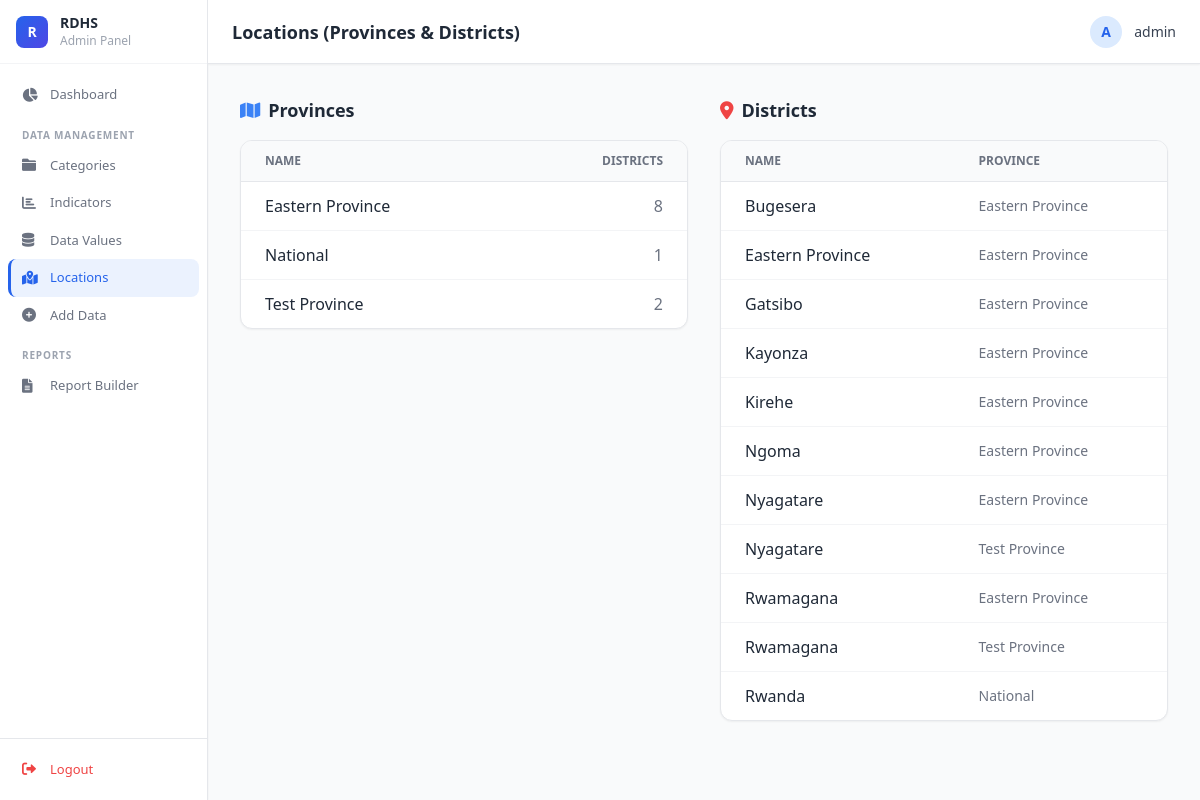
Before: /admin-panel/locations/ (signed in) with the older database file.
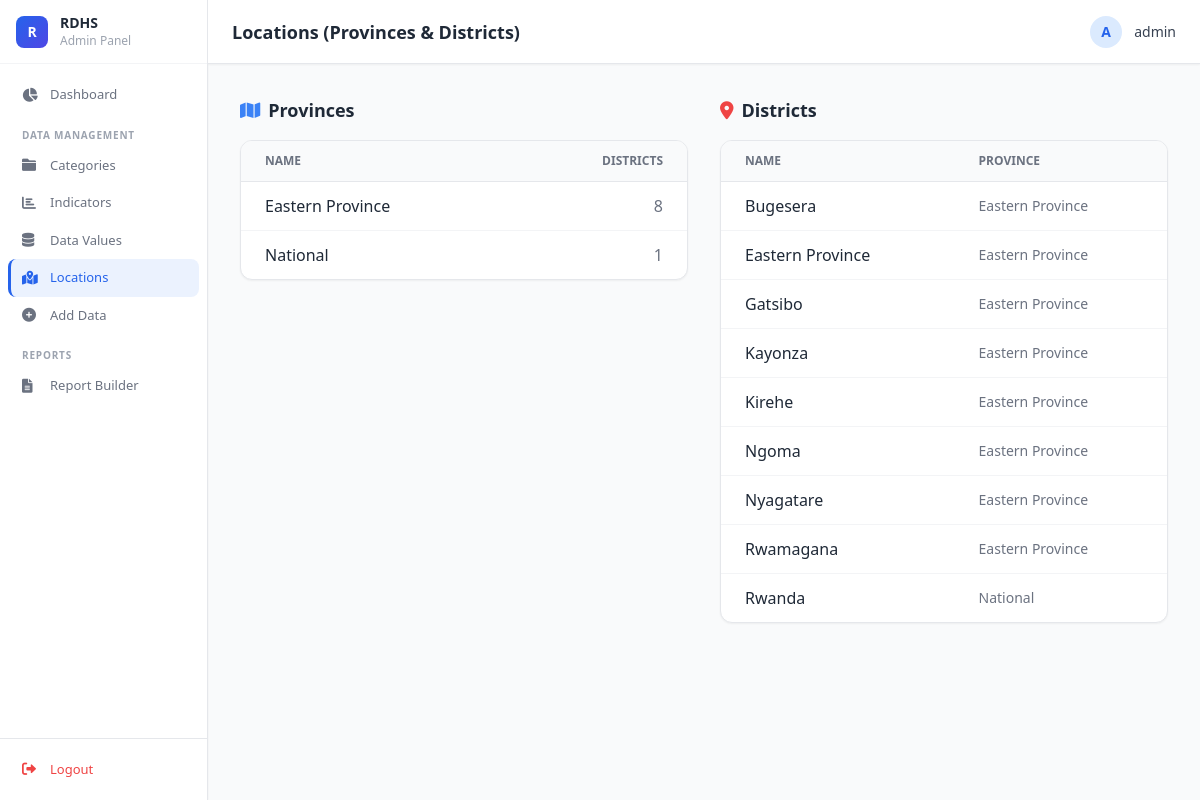
After: the same page with the newer database file.
### indicators/models.py (models this page shows, shortened)
class Province(models.Model):
    name = models.CharField(max_length=100)

class District(models.Model):
    name = models.CharField(max_length=100)
    province = models.ForeignKey(Province, on_delete=models.CASCADE, related_name='districts')

### indicators/admin_views.py (the view)
# urls.py: path('locations/', admin_views.location_list_view, name='admin_locations'),
@user_passes_test(admin_required, login_url='admin_login')
def location_list_view(request):
    provinces = Province.objects.prefetch_related('districts').all().order_by('name')
    districts = District.objects.select_related('province').all().order_by('name')
    return render(request, 'admin/locations/list.html', {
        'provinces': provinces,
        'districts': districts
    })

### indicators/admin_views.py (called while the page is built)
def admin_required(user):
    return user.is_authenticated and (user.is_staff or user.is_superuser)

### templates/admin/locations/list.html (shortened to what this page needs)
{% extends 'admin/admin_base.html' %}
{% block header %}Locations (Provinces & Districts){% endblock %}
{% block content %}
<div class="grid grid-cols-1 lg:grid-cols-2 gap-8">
    <div>
        <h3 class="text-lg font-semibold text-gray-800 mb-4 flex items-center gap-2">
            <i class="fas fa-map text-blue-500"></i> Provinces
        </h3>
        <div class="bg-white rounded-xl shadow-sm border border-gray-200 overflow-hidden">
            <table class="w-full text-left">
                <thead class="bg-gray-50 text-xs uppercase text-gray-500 font-semibold border-b border-gray-200">
                    <tr>
                        <th class="px-6 py-3">Name</th>
                        <th class="px-6 py-3 text-right">Districts</th>
                    </tr>
                </thead>
                <tbody class="divide-y divide-gray-100">
                    {% for province in provinces %}
                    <tr class="hover:bg-gray-50">
                        <td class="px-6 py-3 font-medium text-gray-800">{{ province.name }}</td>
                        <td class="px-6 py-3 text-right text-gray-500">{{ province.districts.count }}</td>
                    </tr>
                    {% endfor %}
                </tbody>
            </table>
        </div>
    </div>
    <div>
        <h3 class="text-lg font-semibold text-gray-800 mb-4 flex items-center gap-2">
            <i class="fas fa-map-marker-alt text-red-500"></i> Districts
        </h3>
        <div class="bg-white rounded-xl shadow-sm border border-gray-200 overflow-hidden max-h-[600px] overflow-y-auto">
            <table class="w-full text-left">
                <thead
                    class="bg-gray-50 text-xs uppercase text-gray-500 font-semibold border-b border-gray-200 sticky top-0">
                    <tr>
                        <th class="px-6 py-3">Name</th>
                        <th class="px-6 py-3">Province</th>
                    </tr>
                </thead>
                <tbody class="divide-y divide-gray-100">
                    {% for district in districts %}
                    <tr class="hover:bg-gray-50">
                        <td class="px-6 py-3 font-medium text-gray-800">{{ district.name }}</td>
                        <td class="px-6 py-3 text-gray-500 text-sm">{{ district.province.name }}</td>
                    </tr>
                    {% endfor %}
                </tbody>
            </table>
        </div>
    </div>
</div>
{% endblock %}

### templates/admin/admin_base.html (shortened to what this page needs)
<!DOCTYPE html>
<html lang="en">
<head>
    <script src="https://cdn.tailwindcss.com"></script>
    <link href="https://cdnjs.cloudflare.com/ajax/libs/font-awesome/6.0.0/css/all.min.css" rel="stylesheet">
</head>
<body class="bg-gray-50 text-gray-800 font-sans antialiased">
    <div class="flex h-screen overflow-hidden">
        <aside class="w-52 bg-white border-r border-gray-200 flex flex-col z-10 shadow-sm flex-shrink-0">
            <div class="h-16 flex items-center px-4 gap-3 border-b border-gray-100 flex-shrink-0">
                <div class="w-8 h-8 rounded-lg flex items-center justify-center flex-shrink-0"
                     style="background:linear-gradient(135deg,#2563eb,#4f46e5);">
                    <span class="text-white font-extrabold text-sm">R</span>
                </div>
                <span class="font-bold text-gray-800 text-sm leading-tight">RDHS<br>
                    <span class="font-normal text-gray-400 text-xs">Admin Panel</span>
                </span>
            </div>
            <nav class="flex-1 overflow-y-auto py-3 px-2">
                <a href="{% url 'admin_dashboard' %}"
                   class="nav-item {% if request.resolver_match.url_name == 'admin_dashboard' %}active{% endif %}">
                    <i class="fas fa-chart-pie"></i><span>Dashboard</span>
                </a>
                <div class="nav-section-label">Data Management</div>
                <a href="{% url 'admin_categories' %}"
                   class="nav-item {% if 'categories' in request.path %}active{% endif %}">
                    <i class="fas fa-folder"></i><span>Categories</span>
                </a>
                <a href="{% url 'admin_indicators' %}"
                   class="nav-item {% if 'indicators' in request.path %}active{% endif %}">
                    <i class="fas fa-chart-bar"></i><span>Indicators</span>
                </a>
                <a href="{% url 'admin_datavalues' %}"
                   class="nav-item {% if 'data-values' in request.path %}active{% endif %}">
                    <i class="fas fa-database"></i><span>Data Values</span>
                </a>
                <a href="{% url 'admin_locations' %}"
                   class="nav-item {% if 'locations' in request.path %}active{% endif %}">
                    <i class="fas fa-map-marked-alt"></i><span>Locations</span>
                </a>
                <a href="{% url 'admin_add_data' %}"
                   class="nav-item {% if 'data/add' in request.path %}active{% endif %}">
                    <i class="fas fa-plus-circle"></i><span>Add Data</span>
                </a>
                <div class="nav-section-label">Reports</div>
                <a href="{% url 'admin_report_builder' %}"
                   class="nav-item {% if 'report' in request.path %}active{% endif %}">
                    <i class="fas fa-file-alt"></i><span>Report Builder</span>
                </a>
            </nav>
            <div class="px-2 py-3 border-t border-gray-200 flex-shrink-0">
                <a href="{% url 'admin_logout' %}"
                   class="nav-item text-red-500 hover:bg-red-50 hover:text-red-700">
                    <i class="fas fa-sign-out-alt"></i><span>Logout</span>
                </a>
            </div>
        </aside>
        <div class="flex-1 flex flex-col h-screen overflow-hidden relative">
            <header class="h-16 bg-white border-b border-gray-200 flex items-center justify-between px-6 shadow-sm z-10 flex-shrink-0">
                <h1 class="text-lg font-semibold text-gray-800">{% block header %}{% endblock %}</h1>
                <div class="flex items-center gap-3">
                    <div class="w-8 h-8 rounded-full bg-blue-100 flex items-center justify-center text-blue-600 font-bold text-sm">
                        {{ request.user.username|make_list|first|upper }}
                    </div>
                    <span class="text-sm font-medium text-gray-700">{{ request.user.username }}</span>
                </div>
            </header>
            <main class="flex-1 overflow-y-auto bg-gray-50 p-8">
                {% block content %}{% endblock %}
            </main>
        </div>
    </div>
</body>
</html>

### templates/admin/admin_base.html (style rules this page uses)
.nav-item { display: flex; align-items: center; padding: 9px 14px; border-radius: 8px; color: #6b7280; text-decoration: none; font-size: 13px; font-weight: 500; transition: background 0.15s, color 0.15s; white-space: nowrap; }
.nav-item i { width: 18px; font-size: 14px; flex-shrink: 0; }
.nav-item span { margin-left: 10px; }
.nav-item.active { background: rgba(59, 130, 246, 0.1); color: #2563eb; border-left: 3px solid #2563eb; padding-left: 11px; }
.nav-section-label { padding: 14px 14px 4px; font-size: 10px; font-weight: 700; color: #9ca3af; text-transform: uppercase; letter-spacing: 0.08em; }

Changed rows visible on the page:
removed Province: name "Test Province", districts.count "2"
removed District: name "Nyagatare", province.name "Test Province"
removed District: name "Rwamagana", province.name "Test Province"
